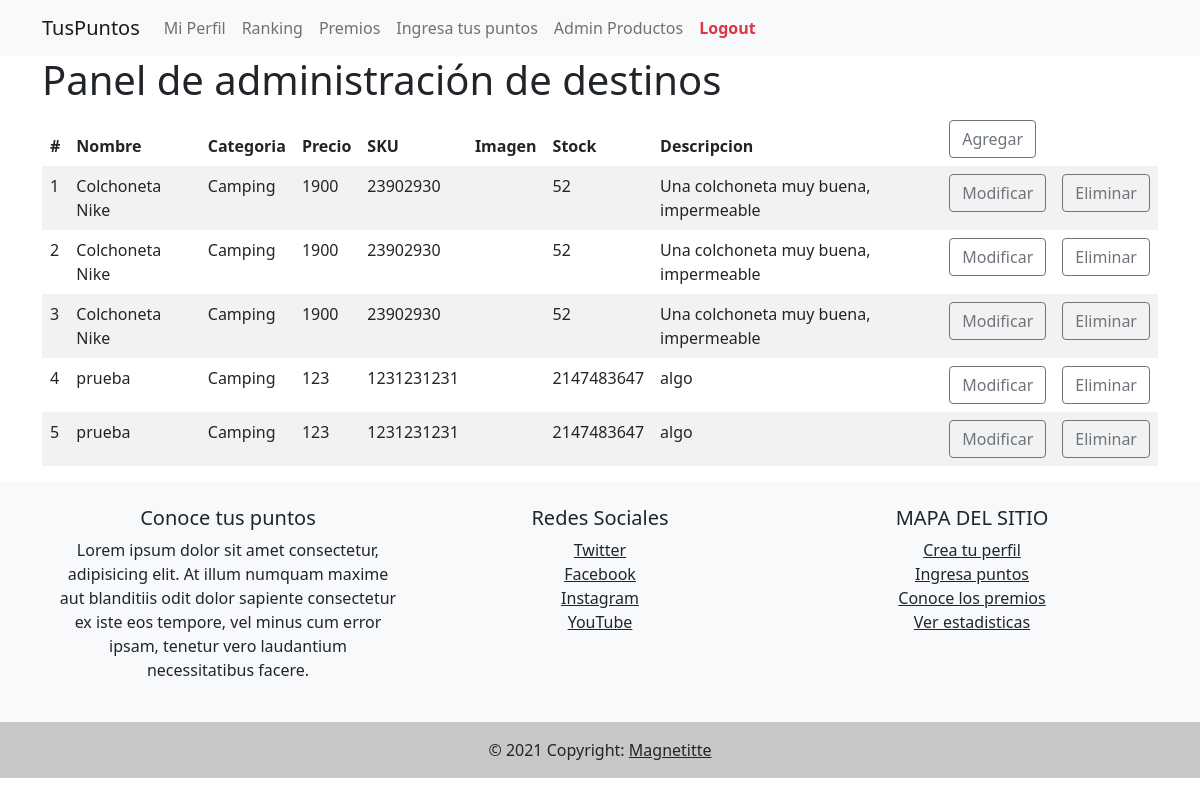
/views/adminProductos.php (signed in), run on the app's committed database.
### tables this page shows
CREATE TABLE IF NOT EXISTS `premios` (
  `id` int(11) NOT NULL AUTO_INCREMENT,
  `nombre` varchar(50) NOT NULL,
  `categoria` varchar(50) NOT NULL,
  `precio` int(11) NOT NULL,
  `sku` int(50) NOT NULL,
  `imagen` longtext,
  `stock` int(11) NOT NULL,
  `descripcionCorta` varchar(50) NOT NULL,
  PRIMARY KEY (`id`)
);

### clases/Productos.php (called while the page is built, shortened)
<?php
class Productos
{
    static function listarProductos (){
        $link = Conexion::conectar();
        $sql = 'SELECT * FROM premios';
        $stmt = $link->prepare($sql);
        $stmt->execute();
        $productos = $stmt->fetchAll();
        return $productos;
    }
}
?>

### views/adminProductos.php (the view, shortened to what this page needs)
<?php
    $Productos = new Productos;
    $Productos = $Productos->listarProductos();
    include '../nav.php';
?>
    <main class="container">
        <h1>Panel de administración de destinos</h1>
        <table class="table table-borderless table-striped table-hover">
            <thead>
            <tr>
                <th>#</th>
                <th>Nombre</th>
                <th>Categoria</th>
                <th>Precio</th>
                <th>SKU</th>
                <th>Imagen</th>
                <th>Stock</th>
                <th>Descripcion</th>
                <th colspan="2">
                    <a href="formAgregarProducto.php" class="btn btn-outline-secondary">
                        Agregar <i class="far fa-plus-square ml-1"></i>
                    </a>
                </th>
            </tr>
            </thead>
            <tbody>
        <?php
          foreach ($Productos as $Producto){
        ?>
            <tr>
                <td><?= $Producto['id'] ?></td>
                <td><?= $Producto['nombre'] ?></td>
                <td><?= $Producto['categoria'] ?></td>
                <td><?= $Producto['precio'] ?></td>
                <td><?= $Producto['sku'] ?></td>
                <td><?= $Producto['imagen'] ?></td>
                <td><?= $Producto['stock'] ?></td>
                <td><?= $Producto['descripcionCorta'] ?></td>
                <td>
                    <a href="formModificarProducto.php?productoId=<?= $Producto['id'] ?>" class="btn btn-outline-secondary">
                        Modificar <i class="far fa-edit ml-1"></i>
                    </a>
                </td>
                <td>
                    <a href="formModificarProducto.php?productoId=<?= $Producto['id'] ?>" class="btn btn-outline-secondary">
                        Eliminar <i class="far fa-minus-square ml-1"></i>
                    </a>
                </td>
            </tr>
        <?php
            }
        ?>
            </tbody>
        </table>
        </main>
<?php
    include '../footer.php';
?>

### data on the page
premios: id "1", nombre "Colchoneta Nike", categoria "Camping", precio "1900", sku "23902930", stock "52", descripcionCorta "Una colchoneta muy buena, impermeable"
premios: id "2", nombre "Colchoneta Nike", categoria "Camping", precio "1900", sku "23902930", stock "52", descripcionCorta "Una colchoneta muy buena, impermeable"
premios: id "3", nombre "Colchoneta Nike", categoria "Camping", precio "1900", sku "23902930", stock "52", descripcionCorta "Una colchoneta muy buena, impermeable"
premios: id "4", nombre "prueba", categoria "Camping", precio "123", sku "1231231231", stock "2147483647", descripcionCorta "algo"
premios: id "5", nombre "prueba", categoria "Camping", precio "123", sku "1231231231", stock "2147483647", descripcionCorta "algo"
